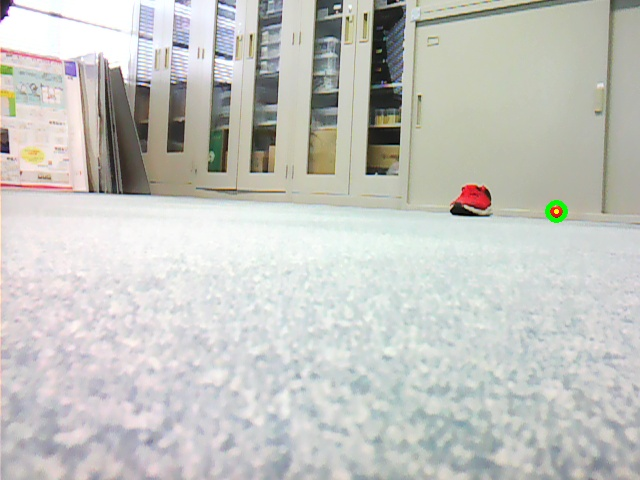
#> input picture vmx_prjects/camera_log/log-2024-07-26_10_55_20-success.jpg, 640 x 480 px, given in place of the camera
$ python opencv_ball_detect6.py
#> lines starting #> are read from the running program, lines starting #| are printed output that depends on the picture
#-*- coding:utf-8 -*-
import cv2
import numpy as np

def empty(x):
    pass
cv2.namedWindow('Parameters')
cv2.resizeWindow('Parameters', width=1000, height=400)
cv2.createTrackbar('k_size_set', 'Parameters', 1, 10, empty) #3
cv2.createTrackbar('canny_1st', 'Parameters', 90, 500, empty) #80
cv2.createTrackbar('canny_2nd', 'Parameters', 60, 500, empty) #120
cv2.createTrackbar('minDist_set', 'Parameters', 100, 200, empty)
cv2.createTrackbar('param1_set', 'Parameters', 100, 300, empty) #100
cv2.createTrackbar('param2_set', 'Parameters', 30, 300, empty) #30
cv2.createTrackbar('minRadius_set', 'Parameters',510, 1000, empty) #250
cv2.createTrackbar('maxRadius_set', 'Parameters', 0, 1000, empty ) #500

# ハフ変換
def detect_circle(img):
    # ハフ変換を用いた円検出
    img_gray = cv2.cvtColor(img, cv2.COLOR_BGR2GRAY)

    #2. Gaussian blur
    kernel = cv2.getTrackbarPos("k_size_set", "Parameters")
    kernel = (kernel * 2) + 1
    img_blur = cv2.GaussianBlur(img_gray, (kernel, kernel), None)

    #2.5.Canny Edge Detection
    thres1_val = cv2.getTrackbarPos('canny_1st', 'Parameters')
    thres2_val = cv2.getTrackbarPos('canny_2nd', 'Parameters')
    img_edge = cv2.Canny(img_blur, threshold1=thres1_val, threshold2=thres2_val)

    # HoughCircles関数を使用して円を検出
    circles = cv2.HoughCircles(img_edge, cv2.HOUGH_GRADIENT,
                               dp=1,
                               minDist=cv2.getTrackbarPos('minDist_set', 'Parameters'),
                               param1=cv2.getTrackbarPos('param1_set', 'Parameters'),
                               param2=cv2.getTrackbarPos('param2_set', 'Parameters'),
                               minRadius=cv2.getTrackbarPos('minRadius_set', 'Parameters'),
                               maxRadius=cv2.getTrackbarPos('maxRadius_set', 'Parameters'),
                               )
    circle = None
    if circles is not None:
        # 検出成功

        # circles変数をfloatからintに変換
        circles = np.uint16(np.around(circles))

        circle = circles[0, (np.argmax(circles, axis=1)[0,2]) ]
    return circle, img_edge

# camera open
camera = cv2.VideoCapture(0)
_, frame = camera.read()
#> frame is the input picture: shape (480, 640, 3); mean B, G, R 192.7, 197.5, 196.6
frame = cv2.cvtColor(frame, cv2.COLOR_RGB2GRAY)
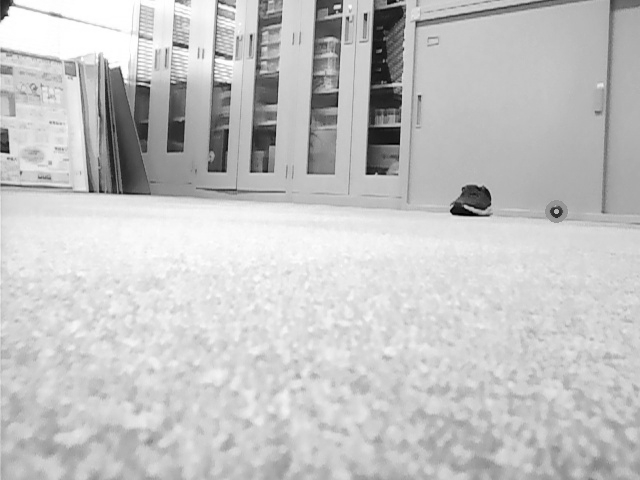
#> frame: shape (480, 640); min 0, max 255, mean 196
height, width = frame.shape[:2]
#> height = 480; width = 640
print(f'Height: {height}, Width: {width}')
#| Height: 480, Width: 640

while True:
    # 入力画像の読み込み
    _, frame = camera.read()

    # 結果を出力
    circle, img = detect_circle(frame)
#> in detect_circle, `img_edge = cv2.Canny(img_blur, threshold1=thres1_val, threshold2=thres..`:
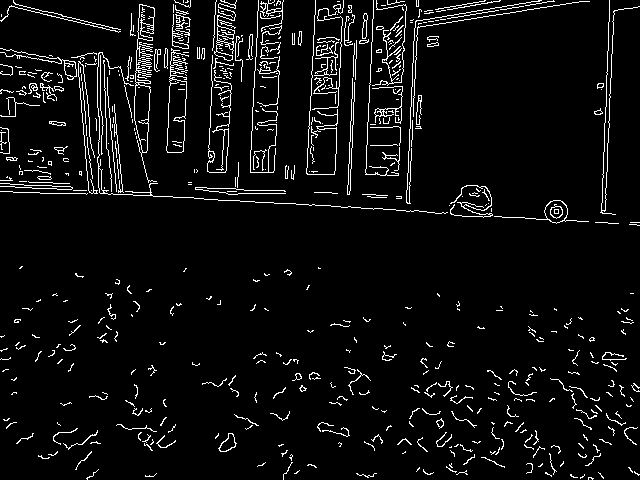
#> img_edge: shape (480, 640); 5.4% white in thin lines or dots
#> in detect_circle, `circles = cv2.HoughCircles(img_edge, cv2.HOUGH_GRADIENT, dp=1, minDist..`: circles = None
    if circle is not None:
        # 円周を描画
        cv2.circle(frame, (circle[0], circle[1]), circle[2], (0, 255, 0), 3)

        # 中心点を描画
        cv2.circle(frame, (circle[0], circle[1]), 1, (0, 255, 255), 2)
        print("中心点: X: %.02f \tY:%.02f" %(circle[0], circle[1]))
    else:
        print("未検出\n\n")

    cv2.imshow('video', frame)
    cv2.imshow('video2', img)

    # 'q'キーが押されたらループから抜ける
    if cv2.waitKey(50) & 0xFF == ord('q'):
#> (key q is pressed here)
        break


camera.release()
cv2.destroyAllWindows()

$ run again, on vmx_prjects/camera_log/log-2024-07-26_10_55_29-success.jpg
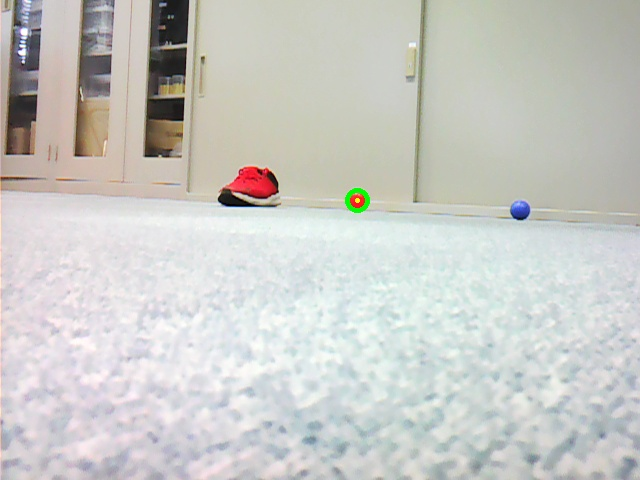
#> input picture vmx_prjects/camera_log/log-2024-07-26_10_55_29-success.jpg, 640 x 480 px, given in place of the camera
#> frame is the input picture: shape (480, 640, 3); mean B, G, R 198.2, 202.4, 201.9
#> `frame = cv2.cvtColor(frame, cv2.COLOR_RGB2GRAY)`:
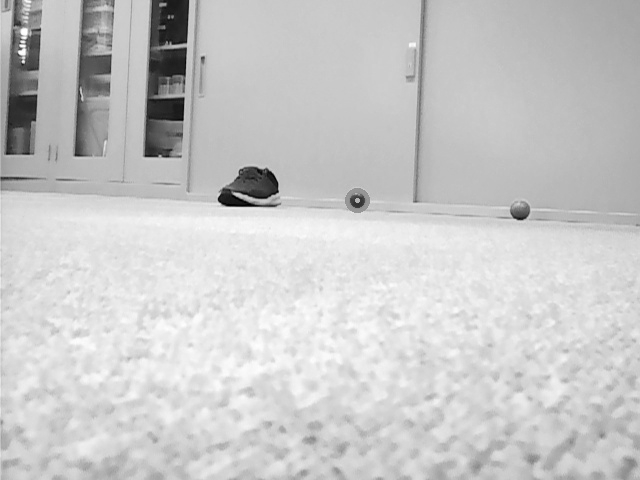
#> frame: shape (480, 640); min 1, max 255, mean 201
#| Height: 480, Width: 640
#> in detect_circle, `img_edge = cv2.Canny(img_blur, threshold1=thres1_val, threshold2=thres..`:
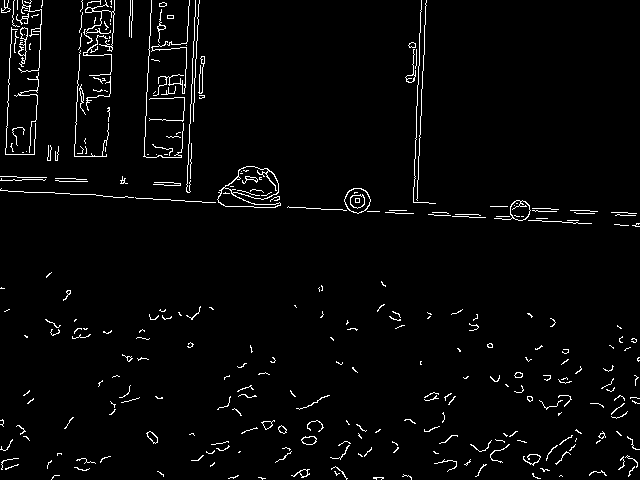
#> img_edge: shape (480, 640); 2.8% white in thin lines or dots
#> circles = None

$ run again, on vmx_prjects/camera_log/log-2024-07-26_10_55_33-success.jpg
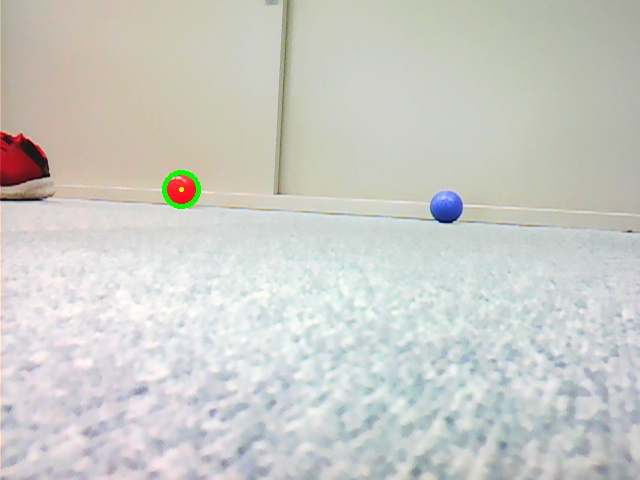
#> input picture vmx_prjects/camera_log/log-2024-07-26_10_55_33-success.jpg, 640 x 480 px, given in place of the camera
#> frame is the input picture: shape (480, 640, 3); mean B, G, R 199, 204.3, 203.5
#> `frame = cv2.cvtColor(frame, cv2.COLOR_RGB2GRAY)`:
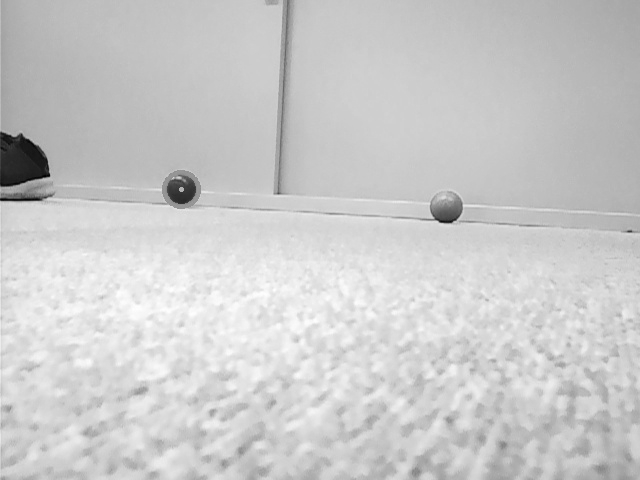
#> frame: shape (480, 640); min 1, max 254, mean 202.6
#| Height: 480, Width: 640
#> in detect_circle, `img_edge = cv2.Canny(img_blur, threshold1=thres1_val, threshold2=thres..`:
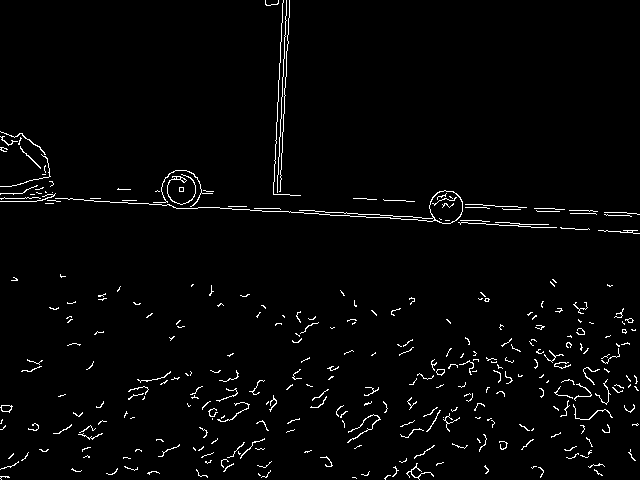
#> img_edge: shape (480, 640); 2.3% white in thin lines or dots
#> circles = None

$ run again, on vmx_prjects/camera_log/log-2024-07-26_10_55_36-success.jpg
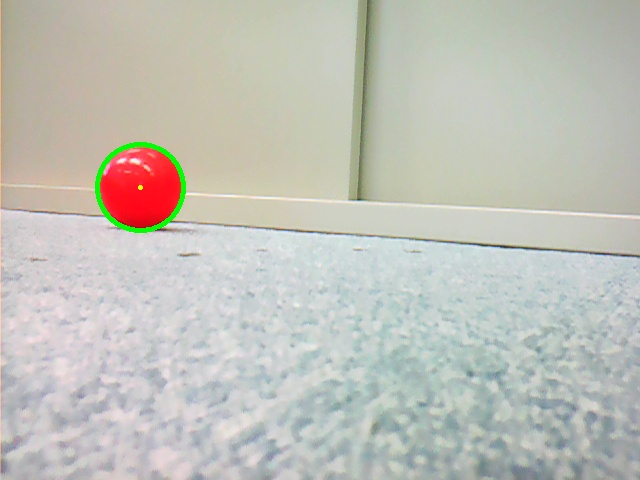
#> input picture vmx_prjects/camera_log/log-2024-07-26_10_55_36-success.jpg, 640 x 480 px, given in place of the camera
#> frame is the input picture: shape (480, 640, 3); mean B, G, R 185.3, 193.3, 193.4
#> `frame = cv2.cvtColor(frame, cv2.COLOR_RGB2GRAY)`:
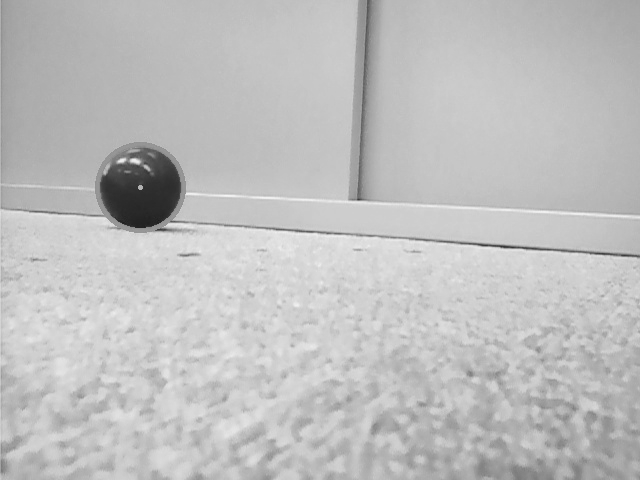
#> frame: shape (480, 640); min 28, max 245, mean 190.9
#| Height: 480, Width: 640
#> in detect_circle, `img_edge = cv2.Canny(img_blur, threshold1=thres1_val, threshold2=thres..`:
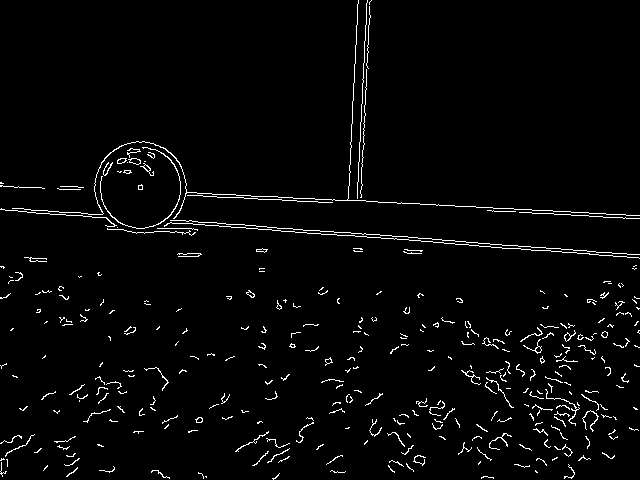
#> img_edge: shape (480, 640); 2.7% white in thin lines or dots
#> circles = None
